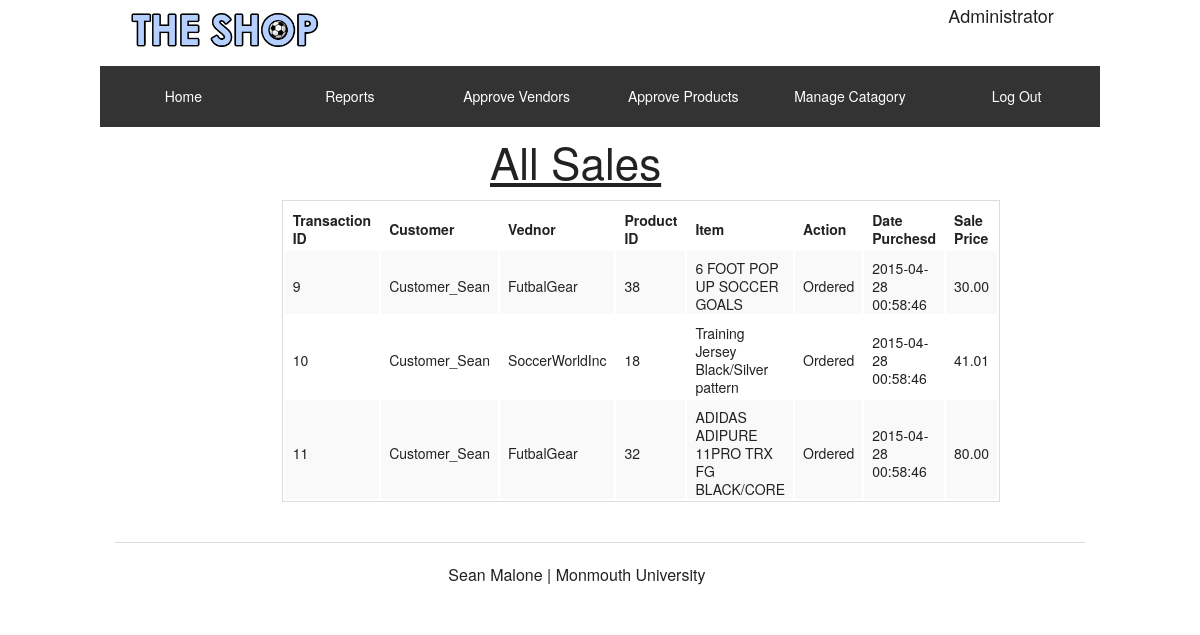
The app's page /a_sales.php (signed in) with its own data.
### tables this page shows
CREATE TABLE IF NOT EXISTS `transactions` (
`transID` smallint(10) NOT NULL,
  `userID` varchar(30) NOT NULL,
  `vendorID` varchar(30) NOT NULL,
  `productID` smallint(10) NOT NULL,
  `item_name` varchar(50) NOT NULL,
  `price` decimal(10,2) NOT NULL,
  `action` varchar(20) NOT NULL,
  `status` varchar(10) NOT NULL,
  `date` datetime NOT NULL
);

### a_sales.php (the view, shortened to what this page needs)
<html>
<head>
  <link rel="stylesheet" href="css/foundation.css" />
</head>
<body>
	<div>
	</div>
	<div class="row">
    <div class="large-3 large-centered columns">
      <h1><u>All Sales</u></h1>
    </div>
    <div class="large-8 large-centered columns">
      <?php
      include("includes/dbcon.php");
      $q = "SELECT * FROM transactions";
      $r = mysqli_query($dbc, $q);
      echo "<table><tr>";
      echo "<td> <b>Transaction ID</b> </td>";
      echo "<td> <b>Customer</b> </td>";
      echo "<td> <b>Vednor</b> </td>";
      echo "<td> <b>Product ID</b> </td>";
      echo "<td> <b>Item</b> </td>";
      echo "<td> <b>Action</b> </td>";
      echo "<td> <b>Date Purchesd</b> </td>";
      echo "<td> <b>Sale Price</b> </td>";
      echo "</tr>\n";
      while($row = mysqli_fetch_array($r)) {
        echo '<tr>';
        echo '<td>'.($row['transID']).'</td>';
        echo '<td>'.($row['userID']).'</td>';
        echo '<td>'.($row['vendorID']).'</td>';
        echo '<td>'.($row['productID']).'</td>';
        echo '<td>'.($row['item_name']).'</td>';
        echo '<td>'.($row['action']).'</td>';
        echo '<td>'.($row['date']).'</td>';
        echo '<td>'.($row['price']).'</td>';
      }
      echo '</tr>';
      echo '</table>';
      ?>
    </div>
	</div>
</body>
</html>

### records on screen
transactions: transID "9", userID "Customer_Sean", vendorID "FutbalGear", productID "38", item_name "6 FOOT POP UP SOCCER GOALS", action "Ordered", date "2015-04-28 00:58:46", price "30.00"
transactions: transID "10", userID "Customer_Sean", vendorID "SoccerWorldInc", productID "18", item_name "Training Jersey Black/Silver pattern", action "Ordered", date "2015-04-28 00:58:46", price "41.01"
transactions: transID "11", userID "Customer_Sean", vendorID "FutbalGear", productID "32", item_name "ADIDAS ADIPURE 11PRO TRX FG BLACK/CORE", action "Ordered", date "2015-04-28 00:58:46", price "80.00"
